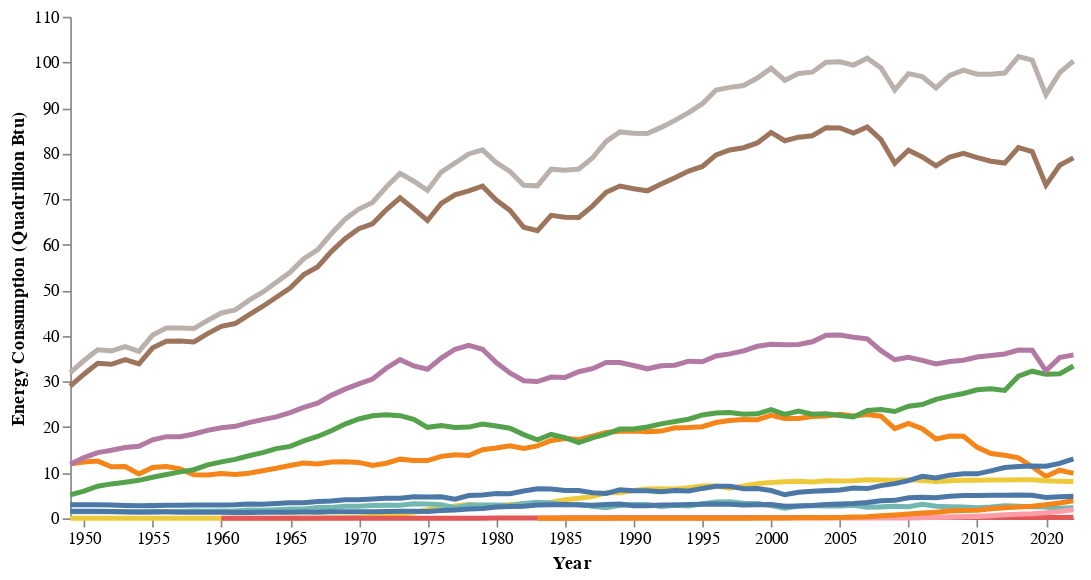

Notebook source saved alongside this figure:
### Markdown cell above
# Altair, version 2

Interact by hovering over a line.

### Code cell
highlight = alt.selection_point(
    on='mouseover', fields=['Description'], nearest=True)

base = alt.Chart(df_annual).encode(
    x=alt.X('date:T', title='Year'),
    y=alt.Y('Value:Q', title='Energy Consumption (Quadrillion Btu)'),
    color=alt.Color('Description:N', legend=None),
    tooltip='Description:N',
)

points = base.mark_circle().encode(
    opacity=alt.value(0)
).add_params(
    highlight
).properties(
    width=600
)

lines = base.mark_line().encode(
    size=alt.condition(~highlight, alt.value(1), alt.value(3))
)

chart = points + lines

chart = chart.configure_axis(
    grid=False
).configure_view(
    stroke=None
)

chart.save('altair1.html')
chart.save('altair1.json')

chart

### Figure 1 — Vega-Lite specification as saved in the notebook (floating-point values rounded to 4 significant figures; data arrays with more than 128 entries replaced by an {"elided": "..."} marker saying what was removed)
{"config": {"view": {"continuousWidth": 300, "continuousHeight": 300, "stroke": null}, "axis": {"grid": false}}, "layer": [{"mark": {"type": "circle"}, "encoding": {"color": {"field": "Description", "legend": null, "type": "nominal"}, "opacity": {"value": 0}, "tooltip": {"field": "Description", "type": "nominal"}, "x": {"field": "date", "title": "Year", "type": "temporal"}, "y": {"field": "Value", "title": "Energy Consumption (Quadrillion Btu)", "type": "quantitative"}}, "name": "view_2"}, {"mark": {"type": "line"}, "encoding": {"color": {"field": "Description", "legend": null, "type": "nominal"}, "size": {"condition": {"test": {"not": {"param": "param_4"}}, "value": 1}, "value": 3}, "tooltip": {"field": "Description", "type": "nominal"}, "x": {"field": "date", "title": "Year", "type": "temporal"}, "y": {"field": "Value", "title": "Energy Consumption (Quadrillion Btu)", "type": "quantitative"}}}], "data": {"name": "data-2f40e3433620b0da3f027f153e9f426d"}, "params": [{"name": "param_4", "select": {"type": "point", "fields": ["Description"], "nearest": true, "on": "mouseover"}, "views": ["view_2"]}], "width": 600, "$schema": "https://vega.github.io/schema/vega-lite/v5.14.1.json", "datasets": {"data-2f40e3433620b0da3f027f153e9f426d": {"elided": "888 records"}}}
